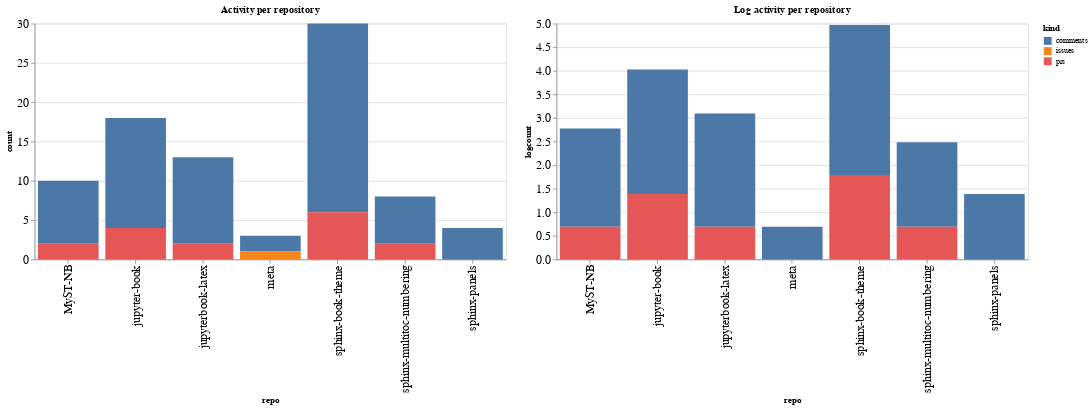

The notebook cell saved with this chart:
### Code cell
ch1 = alt.Chart(repo_summaries, width=600, title="Activity per repository").mark_bar().encode(
    x='repo',
    y='count',
    color='kind',
    tooltip="kind"
)

ch2 = alt.Chart(repo_summaries, width=600, title="Log activity per repository").mark_bar().encode(
    x='repo',
    y='logcount',
    color='kind',
    tooltip="kind"
)

ch1 | ch2

### Figure 1 — Vega-Lite specification as saved in the notebook (floating-point values rounded to 4 significant figures)
{"config": {"axisLeft": {"labelFontSize": 15}, "axisBottom": {"labelFontSize": 15}}, "hconcat": [{"mark": "bar", "encoding": {"color": {"type": "nominal", "field": "kind"}, "tooltip": {"type": "nominal", "field": "kind"}, "x": {"type": "nominal", "field": "repo"}, "y": {"type": "quantitative", "field": "count"}}, "title": "Activity per repository", "width": 600}, {"mark": "bar", "encoding": {"color": {"type": "nominal", "field": "kind"}, "tooltip": {"type": "nominal", "field": "kind"}, "x": {"type": "nominal", "field": "repo"}, "y": {"type": "quantitative", "field": "logcount"}}, "title": "Log activity per repository", "width": 600}], "data": {"name": "data-54313b8d28748b3be3032404e2abaee5"}, "$schema": "https://vega.github.io/schema/vega-lite/v4.8.1.json", "datasets": {"data-54313b8d28748b3be3032404e2abaee5": [{"repo": "MyST-NB", "kind": "comments", "count": 8, "logcount": 2.079}, {"repo": "MyST-NB", "kind": "prs", "count": 2, "logcount": 0.6931}, {"repo": "jupyter-book", "kind": "comments", "count": 14, "logcount": 2.639}, {"repo": "jupyter-book", "kind": "prs", "count": 4, "logcount": 1.386}, {"repo": "jupyterbook-latex", "kind": "comments", "count": 11, "logcount": 2.398}, {"repo": "jupyterbook-latex", "kind": "prs", "count": 2, "logcount": 0.6931}, {"repo": "meta", "kind": "comments", "count": 2, "logcount": 0.6931}, {"repo": "meta", "kind": "issues", "count": 1, "logcount": 0.0}, {"repo": "sphinx-book-theme", "kind": "comments", "count": 24, "logcount": 3.178}, {"repo": "sphinx-book-theme", "kind": "prs", "count": 6, "logcount": 1.792}, {"repo": "sphinx-multitoc-numbering", "kind": "comments", "count": 6, "logcount": 1.792}, {"repo": "sphinx-multitoc-numbering", "kind": "prs", "count": 2, "logcount": 0.6931}, {"repo": "sphinx-panels", "kind": "comments", "count": 4, "logcount": 1.386}]}}
